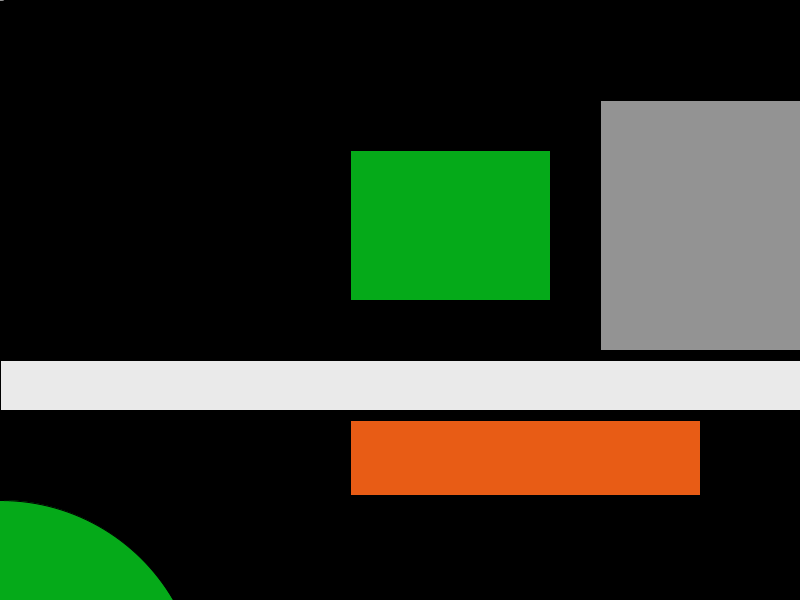
Frame 1 (no input)
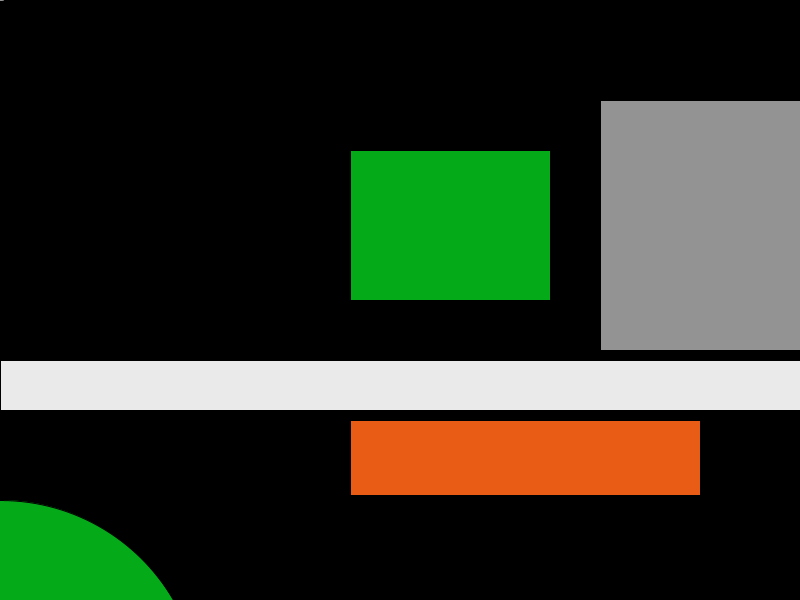
Frame 60 (the mouse pressed at the canvas centre just before this capture)
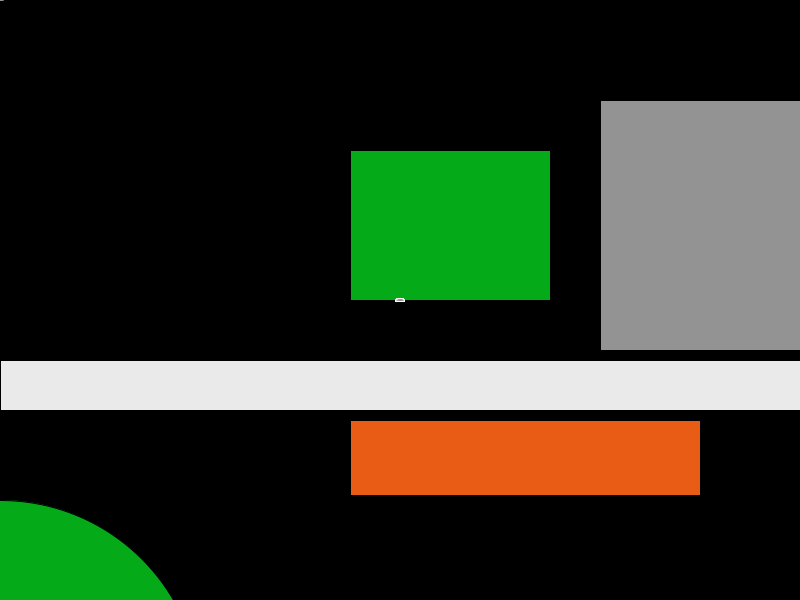
Frame 120 (the mouse held since frame 60 and released just before this capture)

The Processing sketch that drew these frames (run headless with seeded random() and noise(); from frame 60 on, the mouse is pressed at the canvas centre):

// Processing sketch: processing_3907
// ── processing_3907.pde

void setup () { 
  size(800,600); 
  fill(126); 
  background (0); 
   
color uniwalk = color(234,234,234); 
color redcentre = color(232,92,21); 
color vg = color(5,170,25); 
color lawn = color(38,252,36); 
color web = color(147,147,147); 
 
 
fill(uniwalk); 
rect(0,360,800,50);
fill(redcentre); 
rect(350,420,350,75); 
fill(vg); 
ellipse(0,700,400,400);
fill(vg);
rect(350, 150, 200, 150); 
fill(web);
rect(600, 100, 500, 250);

} 
 
 
void draw () { 
  if(mousePressed){ 
    stroke(255); 
      }else{ 
    stroke(0); 
  } 
  ellipse(mouseX,mouseY,9,3); 
} 
